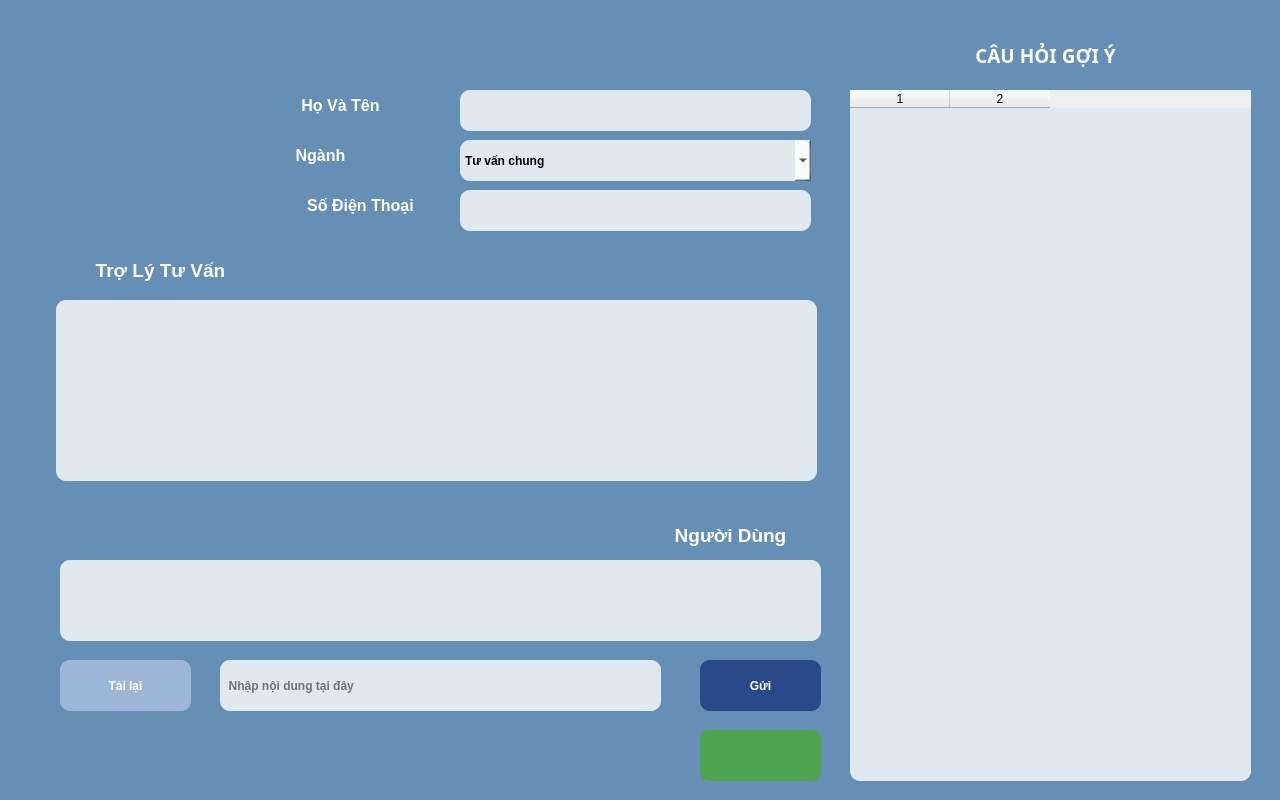
<?xml version="1.0" encoding="UTF-8"?>
<ui version="4.0">
 <class>admissions_window</class>
 <widget class="QMainWindow" name="admissions_window">
  <property name="geometry">
   <rect>
    <x>0</x>
    <y>0</y>
    <width>1280</width>
    <height>800</height>
   </rect>
  </property>
  <property name="sizePolicy">
   <sizepolicy hsizetype="Preferred" vsizetype="Preferred">
    <horstretch>0</horstretch>
    <verstretch>0</verstretch>
   </sizepolicy>
  </property>
  <property name="minimumSize">
   <size>
    <width>1280</width>
    <height>800</height>
   </size>
  </property>
  <property name="maximumSize">
   <size>
    <width>1280</width>
    <height>800</height>
   </size>
  </property>
  <property name="windowTitle">
   <string>TƯ VẤN GIÁO DỤC</string>
  </property>
  <property name="windowIcon">
   <iconset>
    <normaloff>img/logo.png</normaloff>img/logo.png</iconset>
  </property>
  <widget class="QWidget" name="centralwidget">
   <widget class="QPushButton" name="logout">
    <property name="geometry">
     <rect>
      <x>0</x>
      <y>0</y>
      <width>31</width>
      <height>31</height>
     </rect>
    </property>
    <property name="maximumSize">
     <size>
      <width>16777215</width>
      <height>16777215</height>
     </size>
    </property>
    <property name="styleSheet">
     <string notr="true">QPushButton{
	color: rgb(255, 255, 255);
	font: 75 12pt &quot;Tahoma&quot;;
	border-radius: 10px;
	font-weight: bold;
}
QPushButton:hover{
	font: 75 14pt &quot;Tahoma&quot;;
	border-radius: 10px;
	border: 3px solid #2f638e;
	font-weight: bold;
}</string>
    </property>
    <property name="text">
     <string/>
    </property>
    <property name="icon">
     <iconset>
      <normaloff>img/admin.png</normaloff>img/admin.png</iconset>
    </property>
    <property name="iconSize">
     <size>
      <width>57</width>
      <height>25</height>
     </size>
    </property>
    <property name="autoDefault">
     <bool>false</bool>
    </property>
   </widget>
   <widget class="QLabel" name="logo">
    <property name="geometry">
     <rect>
      <x>40</x>
      <y>80</y>
      <width>181</width>
      <height>131</height>
     </rect>
    </property>
    <property name="text">
     <string/>
    </property>
    <property name="pixmap">
     <pixmap>img/logo.png</pixmap>
    </property>
    <property name="scaledContents">
     <bool>true</bool>
    </property>
   </widget>
   <widget class="QPushButton" name="record">
    <property name="geometry">
     <rect>
      <x>700</x>
      <y>730</y>
      <width>121</width>
      <height>51</height>
     </rect>
    </property>
    <property name="maximumSize">
     <size>
      <width>16777215</width>
      <height>16777215</height>
     </size>
    </property>
    <property name="styleSheet">
     <string notr="true">QPushButton{
	color: rgb(255, 255, 255);
	font: 75 12pt &quot;Tahoma&quot;;
	border-radius: 10px;
	background-color: rgba(74,167,72,95%);
	font-weight: bold;
}
QPushButton:hover{
	font: 75 14pt &quot;Tahoma&quot;;
	border-radius: 10px;
	border: 3px solid #4AA748;
	background-color: rgba(132,193,65,65%);
	font-weight: bold;
}</string>
    </property>
    <property name="text">
     <string/>
    </property>
    <property name="icon">
     <iconset>
      <normaloff>img/microphone.png</normaloff>img/microphone.png</iconset>
    </property>
    <property name="iconSize">
     <size>
      <width>64</width>
      <height>64</height>
     </size>
    </property>
    <property name="autoRepeat">
     <bool>false</bool>
    </property>
    <property name="autoRepeatDelay">
     <number>301</number>
    </property>
    <property name="autoDefault">
     <bool>false</bool>
    </property>
    <property name="default">
     <bool>false</bool>
    </property>
   </widget>
   <widget class="QPushButton" name="question_send">
    <property name="geometry">
     <rect>
      <x>700</x>
      <y>660</y>
      <width>121</width>
      <height>51</height>
     </rect>
    </property>
    <property name="maximumSize">
     <size>
      <width>16777215</width>
      <height>16777215</height>
     </size>
    </property>
    <property name="styleSheet">
     <string notr="true">QPushButton{
	font: 75 12pt &quot;Tahoma&quot;;
	border-radius: 10px;
	background-color: rgba(34,65,134,90%);
	color: rgb(255, 255, 255);
	font-weight: bold;
}
QPushButton:hover{
	font: 75 14pt &quot;Tahoma&quot;;
	border-radius: 10px;
	border: 3px solid rgb(59,108,212);
	background-color: rgba(59,108,212,65%);
	font-weight: bold;
}</string>
    </property>
    <property name="text">
     <string>Gửi</string>
    </property>
    <property name="iconSize">
     <size>
      <width>57</width>
      <height>25</height>
     </size>
    </property>
    <property name="autoDefault">
     <bool>false</bool>
    </property>
   </widget>
   <widget class="QLabel" name="user_ouput">
    <property name="enabled">
     <bool>true</bool>
    </property>
    <property name="geometry">
     <rect>
      <x>60</x>
      <y>560</y>
      <width>761</width>
      <height>81</height>
     </rect>
    </property>
    <property name="styleSheet">
     <string notr="true">QLabel{
	font: 75 10pt &quot;HungHau&quot;;
	border-radius: 10px;
	background-color: rgba(255, 255, 255,80%);
	font-weight: bold;
}

QLabel:hover{
	font: 75 12pt &quot;HungHau&quot;;
	border: 2px solid #92D050;
	background-color: rgba(255, 255, 255,90%);
	font-weight: bold;
}</string>
    </property>
    <property name="text">
     <string>&lt;html&gt;&lt;head/&gt;&lt;body&gt;&lt;p align=&quot;center&quot;&gt;&lt;br/&gt;&lt;/p&gt;&lt;/body&gt;&lt;/html&gt;</string>
    </property>
    <property name="alignment">
     <set>Qt::AlignLeading|Qt::AlignLeft|Qt::AlignVCenter</set>
    </property>
   </widget>
   <widget class="QLineEdit" name="question_input">
    <property name="geometry">
     <rect>
      <x>220</x>
      <y>660</y>
      <width>441</width>
      <height>51</height>
     </rect>
    </property>
    <property name="styleSheet">
     <string notr="true">QLineEdit{
	font: 75 10pt &quot;HungHau&quot;;
	border-radius: 10px;
	background-color: rgba(255, 255, 255,80%);
	font-weight: bold;
}

QLineEdit:hover{
	font: 75 12pt &quot;HungHau&quot;;
	border: 2px solid #92D050;
	background-color: rgba(255, 255, 255,90%);
	font-weight: bold;
}</string>
    </property>
    <property name="placeholderText">
     <string>  Nhập nội dung tại đây</string>
    </property>
   </widget>
   <widget class="QLineEdit" name="name_input">
    <property name="geometry">
     <rect>
      <x>460</x>
      <y>90</y>
      <width>351</width>
      <height>41</height>
     </rect>
    </property>
    <property name="styleSheet">
     <string notr="true">QLineEdit{
	font: 75 10pt &quot;HungHau&quot;;
	border-radius: 10px;
	background-color: rgba(255, 255, 255,80%);
	font-weight: bold;
}

QLineEdit:hover{
	font: 75 12pt &quot;HungHau&quot;;
	border: 2px solid #92D050;
	background-color: rgba(255, 255, 255,90%);
	font-weight: bold;
}</string>
    </property>
   </widget>
   <widget class="QLineEdit" name="numberphone_input">
    <property name="geometry">
     <rect>
      <x>460</x>
      <y>190</y>
      <width>351</width>
      <height>41</height>
     </rect>
    </property>
    <property name="styleSheet">
     <string notr="true">QLineEdit{
	font: 75 10pt &quot;HungHau&quot;;
	border-radius: 10px;
	background-color: rgba(255, 255, 255,80%);
	font-weight: bold;
}

QLineEdit:hover{
	font: 75 12pt &quot;HungHau&quot;;
	border: 2px solid #92D050;
	background-color: rgba(255, 255, 255,90%);
	font-weight: bold;
}</string>
    </property>
   </widget>
   <widget class="QLabel" name="background">
    <property name="geometry">
     <rect>
      <x>0</x>
      <y>0</y>
      <width>1920</width>
      <height>800</height>
     </rect>
    </property>
    <property name="text">
     <string/>
    </property>
    <property name="pixmap">
     <pixmap>img/background.jpg</pixmap>
    </property>
    <property name="scaledContents">
     <bool>true</bool>
    </property>
    <property name="wordWrap">
     <bool>false</bool>
    </property>
    <property name="openExternalLinks">
     <bool>false</bool>
    </property>
   </widget>
   <widget class="QLabel" name="background_fillter">
    <property name="enabled">
     <bool>false</bool>
    </property>
    <property name="geometry">
     <rect>
      <x>0</x>
      <y>0</y>
      <width>1291</width>
      <height>800</height>
     </rect>
    </property>
    <property name="mouseTracking">
     <bool>false</bool>
    </property>
    <property name="tabletTracking">
     <bool>false</bool>
    </property>
    <property name="focusPolicy">
     <enum>Qt::NoFocus</enum>
    </property>
    <property name="contextMenuPolicy">
     <enum>Qt::NoContextMenu</enum>
    </property>
    <property name="autoFillBackground">
     <bool>false</bool>
    </property>
    <property name="styleSheet">
     <string notr="true">QLabel{
	background: rgb(8, 78, 142,60%);
}</string>
    </property>
    <property name="text">
     <string/>
    </property>
   </widget>
   <widget class="QTextEdit" name="bot_output">
    <property name="enabled">
     <bool>true</bool>
    </property>
    <property name="geometry">
     <rect>
      <x>56</x>
      <y>300</y>
      <width>761</width>
      <height>181</height>
     </rect>
    </property>
    <property name="cursor" stdset="0">
     <cursorShape>ArrowCursor</cursorShape>
    </property>
    <property name="styleSheet">
     <string notr="true">QTextEdit{
	font: 75 10pt &quot;HungHau&quot;;
	border-radius: 10px;
	background-color: rgba(255, 255, 255,80%);
	font-weight: bold;
}

QTextEdit:hover{
	font: 75 12pt &quot;HungHau&quot;;
	border: 2px solid #92D050;
	background-color: rgba(255, 255, 255,90%);
	font-weight: bold;
}</string>
    </property>
    <property name="verticalScrollBarPolicy">
     <enum>Qt::ScrollBarAsNeeded</enum>
    </property>
   </widget>
   <widget class="QComboBox" name="choosetable_box">
    <property name="geometry">
     <rect>
      <x>460</x>
      <y>140</y>
      <width>351</width>
      <height>41</height>
     </rect>
    </property>
    <property name="styleSheet">
     <string notr="true">QComboBox{
	font: 75 10pt &quot;Tahoma&quot;;
	border-radius: 10px;
	background-color: rgba(255, 255, 255,80%);
	font-weight: bold;
}

QComboBox:hover{
	font: 75 12pt &quot;Tahoma&quot;;
	border: 2px solid #92D050;
	background-color: rgba(255, 255, 255,90%);
	font-weight: bold;
}</string>
    </property>
    <item>
     <property name="text">
      <string>Tư vấn chung</string>
     </property>
    </item>
    <item>
     <property name="text">
      <string>Du lịch</string>
     </property>
    </item>
    <item>
     <property name="text">
      <string>Công nghệ thông tin</string>
     </property>
    </item>
    <item>
     <property name="text">
      <string>Quản Trị Kinh Doanh</string>
     </property>
    </item>
   </widget>
   <widget class="QTableWidget" name="hintquestion">
    <property name="geometry">
     <rect>
      <x>850</x>
      <y>90</y>
      <width>401</width>
      <height>691</height>
     </rect>
    </property>
    <property name="styleSheet">
     <string notr="true">QTableWidget{
	font: 75 10pt &quot;HungHau&quot;;
	border-radius: 10px;
	background-color: rgba(255, 255, 255,80%);
	font-weight: bold;
}

QTableWidget:hover{
	font: 75 12pt &quot;HungHau&quot;;
	border: 2px solid #92D050;
	background-color: rgba(255, 255, 255,90%);
	font-weight: bold;
}</string>
    </property>
    <property name="columnCount">
     <number>2</number>
    </property>
    <column/>
    <column/>
   </widget>
   <widget class="QPushButton" name="tittle_hintquestion">
    <property name="geometry">
     <rect>
      <x>900</x>
      <y>40</y>
      <width>291</width>
      <height>31</height>
     </rect>
    </property>
    <property name="font">
     <font>
      <family>HungHau</family>
      <pointsize>14</pointsize>
      <weight>75</weight>
      <italic>false</italic>
      <bold>true</bold>
     </font>
    </property>
    <property name="tabletTracking">
     <bool>false</bool>
    </property>
    <property name="styleSheet">
     <string notr="true">QPushButton{
	color: rgb(255, 255, 255);
	font: 75 14pt &quot;HungHau&quot;;
	border-radius: 20px;
	font-weight: bold;


}
QPushButton:hover{
	font: 75 18pt &quot;HungHau&quot;;
	border-radius: 20px;
	font-weight: bold;

}</string>
    </property>
    <property name="text">
     <string>CÂU HỎI GỢI Ý</string>
    </property>
   </widget>
   <widget class="QPushButton" name="tittle_name">
    <property name="geometry">
     <rect>
      <x>280</x>
      <y>90</y>
      <width>121</width>
      <height>31</height>
     </rect>
    </property>
    <property name="font">
     <font>
      <family>Tahoma</family>
      <pointsize>12</pointsize>
      <weight>75</weight>
      <italic>false</italic>
      <bold>true</bold>
     </font>
    </property>
    <property name="tabletTracking">
     <bool>false</bool>
    </property>
    <property name="styleSheet">
     <string notr="true">QPushButton{
	color: rgb(255, 255, 255);
	font: 75 12pt &quot;Tahoma&quot;;
	border-radius: 20px;
	font-weight: bold;
}
QPushButton:hover{
	font: 75 14pt &quot;Tahoma&quot;;
	border-radius: 20px;
	font-weight: bold;
}</string>
    </property>
    <property name="text">
     <string>Họ Và Tên</string>
    </property>
   </widget>
   <widget class="QPushButton" name="tittle_choosetable">
    <property name="geometry">
     <rect>
      <x>280</x>
      <y>140</y>
      <width>81</width>
      <height>31</height>
     </rect>
    </property>
    <property name="font">
     <font>
      <family>Tahoma</family>
      <pointsize>12</pointsize>
      <weight>75</weight>
      <italic>false</italic>
      <bold>true</bold>
     </font>
    </property>
    <property name="tabletTracking">
     <bool>false</bool>
    </property>
    <property name="styleSheet">
     <string notr="true">QPushButton{
	color: rgb(255, 255, 255);
	font: 75 12pt &quot;Tahoma&quot;;
	border-radius: 20px;
	font-weight: bold;
}
QPushButton:hover{
	font: 75 14pt &quot;Tahoma&quot;;
	border-radius: 20px;
	font-weight: bold;
}</string>
    </property>
    <property name="text">
     <string>Ngành</string>
    </property>
   </widget>
   <widget class="QPushButton" name="tittle_numberphone">
    <property name="geometry">
     <rect>
      <x>280</x>
      <y>190</y>
      <width>161</width>
      <height>31</height>
     </rect>
    </property>
    <property name="font">
     <font>
      <family>Tahoma</family>
      <pointsize>12</pointsize>
      <weight>75</weight>
      <italic>false</italic>
      <bold>true</bold>
     </font>
    </property>
    <property name="tabletTracking">
     <bool>false</bool>
    </property>
    <property name="styleSheet">
     <string notr="true">QPushButton{
	color: rgb(255, 255, 255);
	font: 75 12pt &quot;Tahoma&quot;;
	border-radius: 20px;
	font-weight: bold;
}
QPushButton:hover{
	font: 75 14pt &quot;Tahoma&quot;;
	border-radius: 20px;
	font-weight: bold;
}</string>
    </property>
    <property name="text">
     <string>Số Điện Thoại</string>
    </property>
   </widget>
   <widget class="QPushButton" name="tittle_bot">
    <property name="geometry">
     <rect>
      <x>60</x>
      <y>250</y>
      <width>201</width>
      <height>41</height>
     </rect>
    </property>
    <property name="font">
     <font>
      <family>Tahoma</family>
      <pointsize>14</pointsize>
      <weight>75</weight>
      <italic>false</italic>
      <bold>true</bold>
     </font>
    </property>
    <property name="tabletTracking">
     <bool>false</bool>
    </property>
    <property name="styleSheet">
     <string notr="true">QPushButton{
	color: rgb(255, 255, 255);
	font: 75 14pt &quot;Tahoma&quot;;
	border-radius: 20px;
	font-weight: bold;
}
QPushButton:hover{
	font: 75 16pt &quot;Tahoma&quot;;
	border-radius: 20px;
	font-weight: bold;
}</string>
    </property>
    <property name="text">
     <string>Trợ Lý Tư Vấn</string>
    </property>
   </widget>
   <widget class="QPushButton" name="tittle_user">
    <property name="geometry">
     <rect>
      <x>640</x>
      <y>510</y>
      <width>181</width>
      <height>51</height>
     </rect>
    </property>
    <property name="font">
     <font>
      <family>Tahoma</family>
      <pointsize>14</pointsize>
      <weight>75</weight>
      <italic>false</italic>
      <bold>true</bold>
     </font>
    </property>
    <property name="tabletTracking">
     <bool>false</bool>
    </property>
    <property name="styleSheet">
     <string notr="true">QPushButton{
	color: rgb(255, 255, 255);
	font: 75 14pt &quot;Tahoma&quot;;
	border-radius: 20px;
	font-weight: bold;
}
QPushButton:hover{
	font: 75 16pt &quot;Tahoma&quot;;
	border-radius: 20px;
	font-weight: bold;
}</string>
    </property>
    <property name="text">
     <string>Người Dùng</string>
    </property>
   </widget>
   <widget class="QPushButton" name="refresh_button">
    <property name="geometry">
     <rect>
      <x>60</x>
      <y>660</y>
      <width>131</width>
      <height>51</height>
     </rect>
    </property>
    <property name="maximumSize">
     <size>
      <width>16777215</width>
      <height>16777215</height>
     </size>
    </property>
    <property name="styleSheet">
     <string notr="true">QPushButton{
	color: rgb(255,255,255);
	font: 75 14pt &quot;Tahoma&quot;;
	border-radius: 10px;
	background-color: rgb(177, 196, 229,75%);
	font-weight: bold;
}
QPushButton:hover{
	font: 75 16pt &quot;Tahoma&quot;;
	border-radius: 10px;
	border: 3px solid #b1c4e5;
	background-color: rgb(177, 196, 229,60%);
	font-weight: bold;
}</string>
    </property>
    <property name="text">
     <string>Tải lại</string>
    </property>
    <property name="iconSize">
     <size>
      <width>57</width>
      <height>25</height>
     </size>
    </property>
    <property name="autoDefault">
     <bool>false</bool>
    </property>
   </widget>
   <zorder>background</zorder>
   <zorder>background_fillter</zorder>
   <zorder>logout</zorder>
   <zorder>logo</zorder>
   <zorder>record</zorder>
   <zorder>question_send</zorder>
   <zorder>user_ouput</zorder>
   <zorder>question_input</zorder>
   <zorder>name_input</zorder>
   <zorder>numberphone_input</zorder>
   <zorder>bot_output</zorder>
   <zorder>choosetable_box</zorder>
   <zorder>hintquestion</zorder>
   <zorder>tittle_hintquestion</zorder>
   <zorder>tittle_name</zorder>
   <zorder>tittle_choosetable</zorder>
   <zorder>tittle_numberphone</zorder>
   <zorder>tittle_bot</zorder>
   <zorder>tittle_user</zorder>
   <zorder>refresh_button</zorder>
  </widget>
 </widget>
 <resources/>
 <connections/>
</ui>
